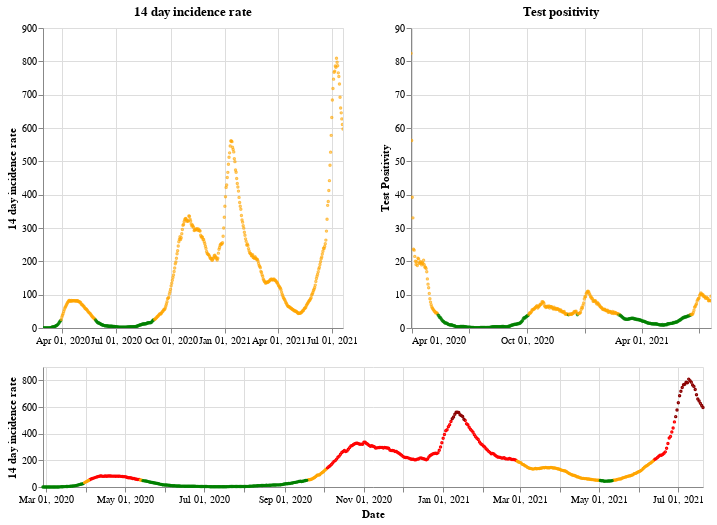

This figure's notebook cell:
### Markdown cell above
## Scotland

### Code cell
plot_traffic_light('Scotland')

### Figure 1 — Vega-Lite specification as saved in the notebook (floating-point values rounded to 4 significant figures; data arrays with more than 128 entries replaced by an {"elided": "..."} marker saying what was removed)
{"config": {"view": {"continuousWidth": 400, "continuousHeight": 300}}, "vconcat": [{"hconcat": [{"mark": {"type": "point", "size": 2}, "encoding": {"color": {"condition": {"value": "green", "test": "(datum.twoWeeklyCasesRate <= 25)"}, "value": "orange"}, "tooltip": [{"type": "nominal", "field": "areaName"}, {"type": "temporal", "field": "date"}, {"type": "quantitative", "field": "twoWeeklyCasesRate"}, {"type": "quantitative", "field": "testPositivity"}], "x": {"type": "temporal", "axis": {"title": ""}, "field": "date", "scale": {"domain": {"selection": "DateBrush"}}, "timeUnit": "yearmonthdate"}, "y": {"type": "quantitative", "axis": {"title": "14 day incidence rate"}, "field": "twoWeeklyCasesRate"}}, "title": "14 day incidence rate", "width": 300}, {"mark": {"type": "point", "size": 2}, "encoding": {"color": {"condition": {"value": "green", "test": "(datum.testPositivity <= 4)"}, "value": "orange"}, "tooltip": [{"type": "nominal", "field": "areaName"}, {"type": "temporal", "field": "date"}, {"type": "quantitative", "field": "twoWeeklyCasesRate"}, {"type": "quantitative", "field": "testPositivity"}], "x": {"type": "temporal", "axis": {"title": ""}, "field": "date", "scale": {"domain": {"selection": "DateBrush"}}, "timeUnit": "yearmonthdate"}, "y": {"type": "quantitative", "axis": {"title": "Test Positivity"}, "field": "testPositivity"}}, "title": "Test positivity", "width": 300}]}, {"layer": [{"mark": {"type": "point", "size": 2}, "encoding": {"color": {"condition": {"value": "orange", "test": "(((datum.testPositivity < 4) && (datum.twoWeeklyCasesRate >= 50)) && (datum.twoWeeklyCasesRate < 200))"}, "value": "red"}, "opacity": {"condition": {"value": 1, "test": "((datum.twoWeeklyCasesRate >= 50) && (datum.twoWeeklyCasesRate < 500))"}, "value": 0}, "tooltip": [{"type": "nominal", "field": "areaName"}, {"type": "temporal", "field": "date"}, {"type": "quantitative", "field": "twoWeeklyCasesRate"}, {"type": "quantitative", "field": "testPositivity"}], "x": {"type": "temporal", "axis": {"title": "Date"}, "field": "date", "timeUnit": "yearmonthdate"}, "y": {"type": "quantitative", "axis": {"title": "14 day incidence rate"}, "field": "twoWeeklyCasesRate"}}, "selection": {"DateBrush": {"type": "interval", "encodings": ["x"], "fields": ["Time"]}}}, {"mark": {"type": "point", "size": 2}, "encoding": {"color": {"value": "darkred"}, "opacity": {"condition": {"value": 1, "test": "(datum.twoWeeklyCasesRate >= 500)"}, "value": 0}, "tooltip": [{"type": "nominal", "field": "areaName"}, {"type": "temporal", "field": "date"}, {"type": "quantitative", "field": "twoWeeklyCasesRate"}, {"type": "quantitative", "field": "testPositivity"}], "x": {"type": "temporal", "axis": {"title": "Date"}, "field": "date", "timeUnit": "yearmonthdate"}, "y": {"type": "quantitative", "axis": {"title": "14 day incidence rate"}, "field": "twoWeeklyCasesRate"}}}, {"mark": {"type": "point", "size": 2}, "encoding": {"color": {"condition": {"value": "green", "test": "((datum.testPositivity < 4) && (datum.twoWeeklyCasesRate < 50))"}, "value": "orange"}, "opacity": {"condition": {"value": 1, "test": "(datum.twoWeeklyCasesRate < 50)"}, "value": 0}, "tooltip": [{"type": "nominal", "field": "areaName"}, {"type": "temporal", "field": "date"}, {"type": "quantitative", "field": "twoWeeklyCasesRate"}, {"type": "quantitative", "field": "testPositivity"}], "x": {"type": "temporal", "axis": {"title": "Date"}, "field": "date", "timeUnit": "yearmonthdate"}, "y": {"type": "quantitative", "axis": {"title": "14 day incidence rate"}, "field": "twoWeeklyCasesRate"}}}], "height": 120, "width": 660}], "data": {"name": "data-10279d8bc9dcac4c9476b0b7fe3bed6f"}, "$schema": "https://vega.github.io/schema/vega-lite/v4.8.1.json", "datasets": {"data-10279d8bc9dcac4c9476b0b7fe3bed6f": {"elided": "509 records"}}}
